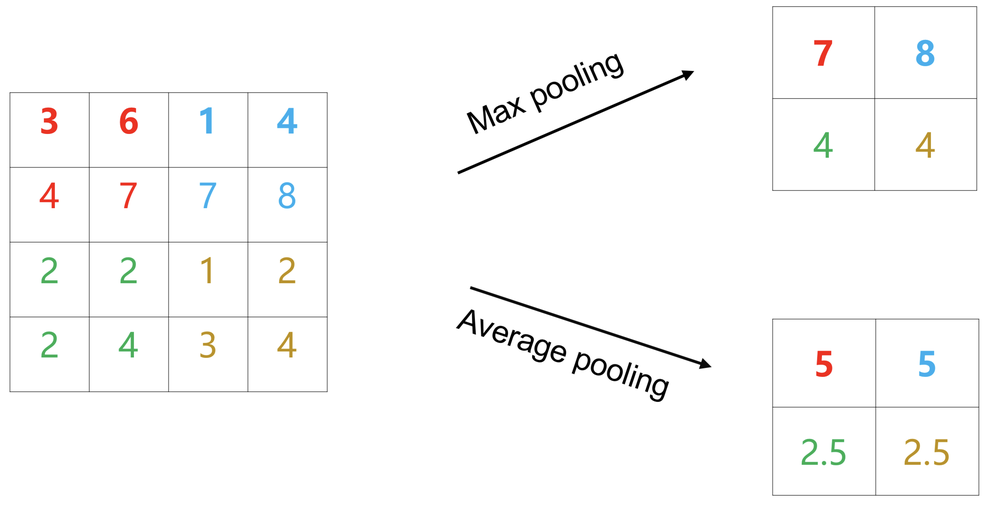
#> input picture image/ML/1717246328094.png, 1000 x 508 px, shrunk from 2478 x 1259 before the run
$ jupyter execute openCV.ipynb
#> lines starting #> are read from the running program, lines starting #| are printed output that depends on the picture
[cell 1]
# show me the basic opencv operations
import cv2
import numpy as np
import matplotlib.pyplot as plt

# read an image
img = cv2.imread('image/ML/1717246328094.png', cv2.IMREAD_COLOR)
#> img is the input picture: shape (508, 1000, 3); mean B, G, R 249.9, 250.2, 250.3
# show the image
cv2.imshow('image', img)
cv2.waitKey(0)
cv2.destroyAllWindows()

[cell 2]
# 进一步操作
# draw a line
cv2.line(img, (0, 0), (150, 150), (255, 255, 255), 15)
# draw a rectangle
cv2.rectangle(img, (15, 25), (200, 150), (0, 255, 0), 5)
# draw a circle
cv2.circle(img, (100, 63), 55, (0, 0, 255), -1)
# draw a polygon
pts = np.array([[10, 5], [20, 30], [70, 20], [50, 10]], np.int32)
# reshape the array to a 1x2 array
pts = pts.reshape((-1, 1, 2))
cv2.polylines(img, [pts], True, (0, 255, 255), 3)
# write some text
font = cv2.FONT_HERSHEY_SIMPLEX
cv2.putText(img, 'OpenCV Tuts!', (0, 130), font, 1, (200, 255, 255), 2, cv2.LINE_AA)
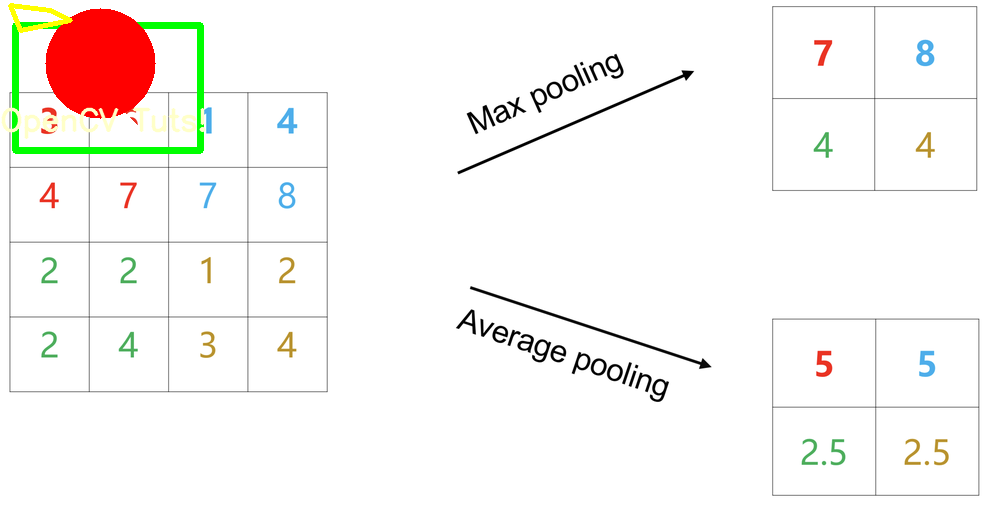
#> img: shape (508, 1000, 3); mean B, G, R 243.2, 245.7, 248.6
# show the image
cv2.imshow('image', img)
cv2.waitKey(0)
cv2.destroyAllWindows()
